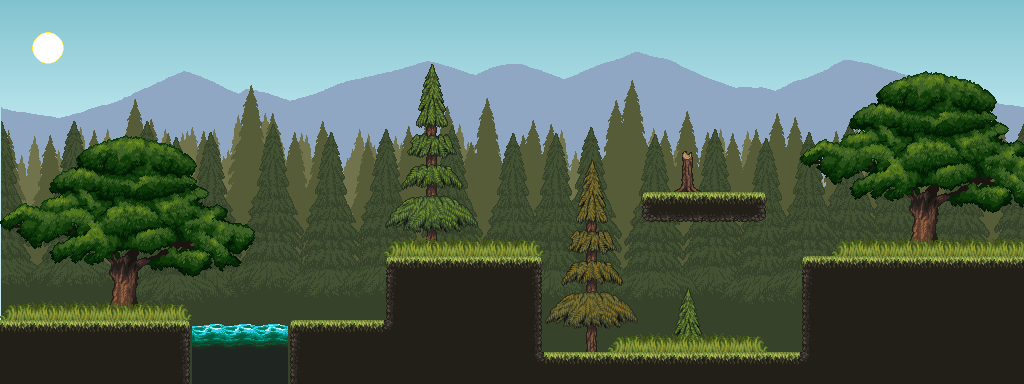

This is a level from a 2D game, rendered from its Tiled map with the project's own tilesets. A one-line summary and the complete map file follow:
An orthogonal 32x12 tile map with 32x32 px tiles, 5 tile layers (sol, arboles, agua, piso, ...), 8 tilesets, 5 image layers and 13 objects (11x Enemigo, jugador, espada).

<map version="1.10" tiledversion="1.12.2" orientation="orthogonal" renderorder="right-down" width="32" height="12" tilewidth="32" tileheight="32" infinite="0" nextlayerid="17" nextobjectid="17">
 <editorsettings>
  <export target="nivel1.tmx" format="tmx" />
 </editorsettings>
 <tileset firstgid="1" source="texturas_suelo1.tsx" />
 <tileset firstgid="25" source="pasto.tsx" />
 <tileset firstgid="28" source="Tree1.tsx" />
 <tileset firstgid="76" source="textura_piso1.tsx" />
 <tileset firstgid="238" source="GandalfHardcore Water Tiles sheet.tsx" />
 <tileset firstgid="268" source="otros_pisos.tsx" />
 <tileset firstgid="331" source="Pine Trees.tsx" />
 <tileset firstgid="457" source="sun.tsx" />
 <imagelayer id="6" name="Capa de Imagen 2" locked="1" offsetx="0" offsety="-4">
  <image source="GandalfHardcore FREE Platformer Assets/GandalfHardcore Background layers/Normal BG/GandalfHardcore Background layers_layer 5.png" width="1024" height="346" />
 </imagelayer>
 <imagelayer id="9" name="Capa de Imagen 5" locked="1" offsetx="1" offsety="-30">
  <image source="GandalfHardcore FREE Platformer Assets/GandalfHardcore Background layers/Normal BG/GandalfHardcore Background layers_layer 4.png" width="1024" height="346" />
 </imagelayer>
 <imagelayer id="8" name="Capa de Imagen 4" locked="1" offsetx="11" offsety="34">
  <image source="GandalfHardcore FREE Platformer Assets/GandalfHardcore Background layers/Normal BG/GandalfHardcore Background layers_layer 3.png" width="1024" height="346" />
 </imagelayer>
 <imagelayer id="7" name="Capa de Imagen 3" locked="1" offsetx="8" offsety="22">
  <image source="GandalfHardcore FREE Platformer Assets/GandalfHardcore Background layers/Normal BG/GandalfHardcore Background layers_layer 2.png" width="1024" height="346" />
 </imagelayer>
 <imagelayer id="4" name="Capa de Imagen 1" locked="1" offsetx="1" offsety="40">
  <image source="GandalfHardcore FREE Platformer Assets/GandalfHardcore Background layers/Normal BG/GandalfHardcore Background layers_layer 1.png" width="1024" height="346" />
 </imagelayer>
 <layer id="13" name="sol" width="32" height="12">
  <data encoding="csv">
0,0,0,0,0,0,0,0,0,0,0,0,0,0,0,0,0,0,0,0,0,0,0,0,0,0,0,0,0,0,0,0,
0,457,0,0,0,0,0,0,0,0,0,0,0,0,0,0,0,0,0,0,0,0,0,0,0,0,0,0,0,0,0,0,
0,0,0,0,0,0,0,0,0,0,0,0,0,0,0,0,0,0,0,0,0,0,0,0,0,0,0,0,0,0,0,0,
0,0,0,0,0,0,0,0,0,0,0,0,0,0,0,0,0,0,0,0,0,0,0,0,0,0,0,0,0,0,0,0,
0,0,0,0,0,0,0,0,0,0,0,0,0,0,0,0,0,0,0,0,0,0,0,0,0,0,0,0,0,0,0,0,
0,0,0,0,0,0,0,0,0,0,0,0,0,0,0,0,0,0,0,0,0,0,0,0,0,0,0,0,0,0,0,0,
0,0,0,0,0,0,0,0,0,0,0,0,0,0,0,0,0,0,0,0,0,0,0,0,0,0,0,0,0,0,0,0,
0,0,0,0,0,0,0,0,0,0,0,0,0,0,0,0,0,0,0,0,0,0,0,0,0,0,0,0,0,0,0,0,
0,0,0,0,0,0,0,0,0,0,0,0,0,0,0,0,0,0,0,0,0,0,0,0,0,0,0,0,0,0,0,0,
0,0,0,0,0,0,0,0,0,0,0,0,0,0,0,0,0,0,0,0,0,0,0,0,0,0,0,0,0,0,0,0,
0,0,0,0,0,0,0,0,0,0,0,0,0,0,0,0,0,0,0,0,0,0,0,0,0,0,0,0,0,0,0,0,
0,0,0,0,0,0,0,0,0,0,0,0,0,0,0,0,0,0,0,0,0,0,0,0,0,0,0,0,0,0,0,0
</data>
 </layer>
 <layer id="11" name="arboles" width="32" height="12">
  <data encoding="csv">
0,0,0,0,0,0,0,0,0,0,0,0,0,0,0,0,0,0,0,0,0,0,0,0,0,0,0,0,0,0,0,0,
0,0,0,0,0,0,0,0,0,0,0,0,0,0,0,0,0,0,0,0,0,0,0,0,0,0,0,0,0,0,0,0,
0,0,0,0,0,0,0,0,0,0,0,0,0,332,0,0,0,0,0,0,0,0,0,0,0,28,29,30,31,32,33,34,
0,0,0,0,0,0,0,0,0,0,0,0,0,353,0,0,0,0,0,0,0,0,0,0,0,36,37,38,39,40,41,42,
28,29,30,31,32,33,34,35,0,0,0,0,373,374,375,0,0,0,0,0,0,331,0,0,0,44,45,46,47,48,49,50,
36,37,38,39,40,41,42,43,0,0,0,0,394,395,396,0,0,0,335,0,0,352,0,0,0,52,53,54,55,56,57,58,
44,45,46,47,48,49,50,51,0,0,0,0,415,416,417,0,0,0,356,0,0,0,0,0,0,60,61,62,63,64,65,66,
52,53,54,55,56,57,58,59,0,0,0,0,436,437,438,0,0,376,377,378,0,0,0,0,0,68,69,70,71,72,73,74,
60,61,62,63,64,65,66,67,0,0,0,0,0,0,0,0,0,397,398,399,0,0,0,0,0,0,0,0,0,0,0,0,
68,69,70,71,72,73,74,75,0,0,0,0,0,0,0,0,0,418,419,420,0,332,0,0,0,0,0,0,0,0,0,0,
0,0,0,0,0,0,0,0,0,0,0,0,0,0,0,0,0,439,440,441,0,353,0,0,0,0,0,0,0,0,0,0,
0,0,0,0,0,0,0,0,0,0,0,0,0,0,0,0,0,0,0,0,0,0,0,0,0,0,0,0,0,0,0,0
</data>
 </layer>
 <layer id="12" name="agua" width="32" height="12">
  <properties>
   <property name="es_agua" type="bool" value="true" />
  </properties>
  <data encoding="csv">
0,0,0,0,0,0,0,0,0,0,0,0,0,0,0,0,0,0,0,0,0,0,0,0,0,0,0,0,0,0,0,0,
0,0,0,0,0,0,0,0,0,0,0,0,0,0,0,0,0,0,0,0,0,0,0,0,0,0,0,0,0,0,0,0,
0,0,0,0,0,0,0,0,0,0,0,0,0,0,0,0,0,0,0,0,0,0,0,0,0,0,0,0,0,0,0,0,
0,0,0,0,0,0,0,0,0,0,0,0,0,0,0,0,0,0,0,0,0,0,0,0,0,0,0,0,0,0,0,0,
0,0,0,0,0,0,0,0,0,0,0,0,0,0,0,0,0,0,0,0,0,0,0,0,0,0,0,0,0,0,0,0,
0,0,0,0,0,0,0,0,0,0,0,0,0,0,0,0,0,0,0,0,0,0,0,0,0,0,0,0,0,0,0,0,
0,0,0,0,0,0,0,0,0,0,0,0,0,0,0,0,0,0,0,0,0,0,0,0,0,0,0,0,0,0,0,0,
0,0,0,0,0,0,0,0,0,0,0,0,0,0,0,0,0,0,0,0,0,0,0,0,0,0,0,0,0,0,0,0,
0,0,0,0,0,0,0,0,0,0,0,0,0,0,0,0,0,0,0,0,0,0,0,0,0,0,0,0,0,0,0,0,
0,0,0,0,0,0,0,0,0,0,0,0,0,0,0,0,0,0,0,0,0,0,0,0,0,0,0,0,0,0,0,0,
0,0,0,0,0,0,238,239,240,0,0,0,0,0,0,0,0,0,0,0,0,0,0,0,0,0,0,0,0,0,0,0,
0,0,0,0,0,0,246,246,246,0,0,0,0,0,0,0,0,0,0,0,0,0,0,0,0,0,0,0,0,0,0,0
</data>
 </layer>
 <layer id="1" name="piso" width="32" height="12">
  <data encoding="csv">
0,0,0,0,0,0,0,0,0,0,0,0,0,0,0,0,0,0,0,0,0,0,0,0,0,0,0,0,0,0,0,0,
0,0,0,0,0,0,0,0,0,0,0,0,0,0,0,0,0,0,0,0,0,0,0,0,0,0,0,0,0,0,0,0,
0,0,0,0,0,0,0,0,0,0,0,0,0,0,0,0,0,0,0,0,0,0,0,0,0,0,0,0,0,0,0,0,
0,0,0,0,0,0,0,0,0,0,0,0,0,0,0,0,0,0,0,0,0,0,0,0,0,0,0,0,0,0,0,0,
0,0,0,0,0,0,34,35,0,0,0,0,0,0,0,0,0,0,0,0,0,0,0,0,0,0,0,0,0,0,0,0,
36,0,0,0,0,0,0,0,0,0,0,0,0,0,0,0,0,0,0,0,0,0,0,0,0,0,0,0,0,0,0,0,
0,0,0,0,0,0,0,0,0,0,0,0,0,0,0,0,0,0,0,0,127,128,128,129,0,0,0,0,0,0,0,0,
0,0,0,0,0,0,0,0,0,0,0,0,0,0,0,0,0,0,0,0,0,0,0,0,0,0,0,0,0,0,0,0,
60,0,0,0,0,0,0,0,0,0,0,0,76,77,77,77,78,0,0,0,0,0,0,0,0,76,77,77,77,77,77,77,
0,0,0,0,0,0,74,75,0,0,0,0,85,86,86,86,87,0,0,0,0,0,0,0,0,85,86,86,86,86,86,86,
77,77,77,77,77,78,0,0,0,76,2147483936,77,102,86,86,86,87,0,0,0,0,0,0,0,0,85,86,86,86,86,86,86,
86,86,86,86,86,87,0,0,0,85,86,86,86,86,86,86,100,77,77,77,77,77,77,77,77,102,86,86,86,86,86,86
</data>
 </layer>
 <layer id="10" name="pasto" width="32" height="12">
  <data encoding="csv">
0,0,0,0,0,0,0,0,0,0,0,0,0,0,0,0,0,0,0,0,0,0,0,0,0,0,0,0,0,0,0,0,
0,0,0,0,0,0,0,0,0,0,0,0,0,0,0,0,0,0,0,0,0,0,0,0,0,0,0,0,0,0,0,0,
0,0,0,0,0,0,0,0,0,0,0,0,0,0,0,0,0,0,0,0,0,0,0,0,0,0,0,0,0,0,0,0,
0,0,0,0,0,0,0,0,0,0,0,0,0,0,0,0,0,0,0,0,0,0,0,0,0,0,0,0,0,0,0,0,
0,0,0,0,0,0,0,0,0,0,0,0,0,0,0,0,0,0,0,0,0,0,0,0,0,0,0,0,0,0,0,0,
0,0,0,0,0,0,0,0,0,0,0,0,0,0,0,0,0,0,0,0,0,0,0,0,0,0,0,0,0,0,0,0,
0,0,0,0,0,0,0,0,0,0,0,0,0,0,0,0,0,0,0,0,0,0,0,0,0,0,0,0,0,0,0,0,
0,0,0,0,0,0,0,0,0,0,0,0,25,26,26,26,27,0,0,0,0,0,0,0,0,0,25,26,26,26,26,26,
0,0,0,0,0,0,0,0,0,0,0,0,0,0,0,0,0,0,0,0,0,0,0,0,0,0,0,0,0,0,0,0,
25,26,26,26,26,27,0,0,0,0,0,0,0,0,0,0,0,0,0,0,0,0,0,0,0,0,0,0,0,0,0,0,
0,0,0,0,0,0,0,0,0,0,0,0,0,0,0,0,0,0,0,25,26,26,26,27,0,0,0,0,0,0,0,0,
0,0,0,0,0,0,0,0,0,0,0,0,0,0,0,0,0,0,0,0,0,0,0,0,0,0,0,0,0,0,0,0
</data>
 </layer>
 <objectgroup id="16" name="spawpoints">
  <object id="1" name="jugador" x="43.5" y="292.5" />
  <object id="4" name="Enemigo" x="318.5" y="298" />
  <object id="6" name="espada" x="155" y="300.667" />
  <object id="7" name="Enemigo" x="451" y="216" />
  <object id="8" name="Enemigo" x="649" y="314" />
  <object id="9" name="Enemigo" x="720" y="315" />
  <object id="10" name="Enemigo" x="767" y="309" />
  <object id="11" name="Enemigo" x="590" y="305" />
  <object id="12" name="Enemigo" x="695" y="152" />
  <object id="13" name="Enemigo" x="503" y="210" />
  <object id="14" name="Enemigo" x="833" y="194" />
  <object id="15" name="Enemigo" x="897" y="200" />
  <object id="16" name="Enemigo" x="965" y="194" />
 </objectgroup>
</map>
